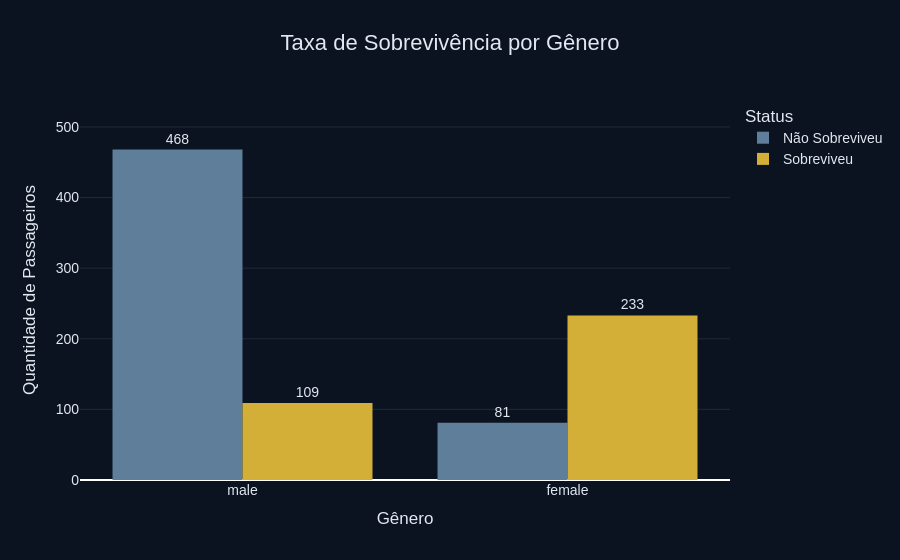

The cell this chart's notebook holds for it:
### Markdown cell above
### Interpretação: Desbalanceamento de Classes (Variável Target)

> **Insight:** Observamos um claro desbalanceamento na variável alvo (`Survived`). Cerca de 60% dos passageiros registrados neste conjunto de treinamento não sobreviveram ao naufrágio. O desbalanceamento exigirá cautela ao analisarmos métricas: em casos assim, focar apenas na **Acurácia** pode ser ilusório; métricas como **Precision**, **Recall** e **F1-Score** fornecerão uma avaliação de desempenho mais honesta.

### Code cell
# 1. Preparação dos Dados: Criação de cópia isolada e mapeamento da variável alvo (Target) para texto explicativo
plot_df = train_df.copy()
plot_df['Status'] = plot_df['Survived'].map({0: 'Não Sobreviveu', 1: 'Sobreviveu'})

# 2. Criação da Figura: Histograma agrupado que faz a contagem automática por gênero e status
fig_sex = px.histogram(plot_df, x='Sex', color='Status', 
                 title="Taxa de Sobrevivência por Gênero", barmode='group',
                 color_discrete_map={'Não Sobreviveu': '#5E7E99', 'Sobreviveu': '#D4AF37'})

# 3. Rótulos e Interação: Configuração da formatação numérica sobre as barras e customização do tooltip (hover)
fig_sex.update_traces(
    textposition="outside",
    texttemplate="%{y:,.0f}",
    hovertemplate="<b>Gênero: %{x}</b><br>Status: %{data.name}<br>Quantidade: %{y:,.0f} passageiros<extra></extra>"
)

# 4. Escala Dinâmica: Cálculo da frequência máxima agrupada para garantir o dimensionamento correto do gráfico
max_count_sex = plot_df.groupby(["Sex", "Status"]).size().max()

# 5. Estilização do Layout: Aplicação do dark theme, formatação da legenda e ajuste de folga no eixo Y (15%)
fig_sex.update_layout(
    separators=",.",
    title=dict(x=0.5, font=dict(size=22, family="Arial", color="#E2E8F0")),
    xaxis_title="Gênero",
    yaxis_title="Quantidade de Passageiros",
    font=dict(family="Arial", size=14, color="#E2E8F0"),
    plot_bgcolor='#0B1320',
    paper_bgcolor='#0B1320',
    legend_title_font_color="#E2E8F0",
    legend_font_color="#E2E8F0",
    xaxis=dict(showgrid=False, color="#E2E8F0"),
    yaxis=dict(
        showgrid=True, 
        gridcolor="#1E293B", 
        color="#E2E8F0",
        range=[0, max_count_sex * 1.15]
    )
)

fig_sex.show()

### Figure 1 — Plotly figure (JSON) as saved in the notebook; plotly's stock layout.template omitted (floating-point values rounded to 4 significant figures; data arrays with more than 128 entries replaced by an {"elided": "..."} marker saying what was removed)
{"data": [{"alignmentgroup": "True", "bingroup": "x", "hovertemplate": "<b>Gênero: %{x}</b><br>Status: %{data.name}<br>Quantidade: %{y:,.0f} passageiros<extra></extra>", "legendgroup": "Não Sobreviveu", "marker": {"color": "#5E7E99", "pattern": {"shape": ""}}, "name": "Não Sobreviveu", "offsetgroup": "Não Sobreviveu", "orientation": "v", "showlegend": true, "textposition": "outside", "texttemplate": "%{y:,.0f}", "type": "histogram", "x": {"elided": "549 str values"}, "xaxis": "x", "yaxis": "y"}, {"alignmentgroup": "True", "bingroup": "x", "hovertemplate": "<b>Gênero: %{x}</b><br>Status: %{data.name}<br>Quantidade: %{y:,.0f} passageiros<extra></extra>", "legendgroup": "Sobreviveu", "marker": {"color": "#D4AF37", "pattern": {"shape": ""}}, "name": "Sobreviveu", "offsetgroup": "Sobreviveu", "orientation": "v", "showlegend": true, "textposition": "outside", "texttemplate": "%{y:,.0f}", "type": "histogram", "x": {"elided": "342 str values"}, "xaxis": "x", "yaxis": "y"}], "layout": {"barmode": "group", "font": {"color": "#E2E8F0", "family": "Arial", "size": 14}, "legend": {"font": {"color": "#E2E8F0"}, "title": {"font": {"color": "#E2E8F0"}, "text": "Status"}, "tracegroupgap": 0}, "paper_bgcolor": "#0B1320", "plot_bgcolor": "#0B1320", "separators": ",.", "title": {"font": {"color": "#E2E8F0", "family": "Arial", "size": 22}, "text": "Taxa de Sobrevivência por Gênero", "x": 0.5}, "xaxis": {"anchor": "y", "color": "#E2E8F0", "domain": [0, 1], "showgrid": false, "title": {"text": "Gênero"}}, "yaxis": {"anchor": "x", "color": "#E2E8F0", "domain": [0, 1], "gridcolor": "#1E293B", "range": [0, 538.2], "showgrid": true, "title": {"text": "Quantidade de Passageiros"}}}}
